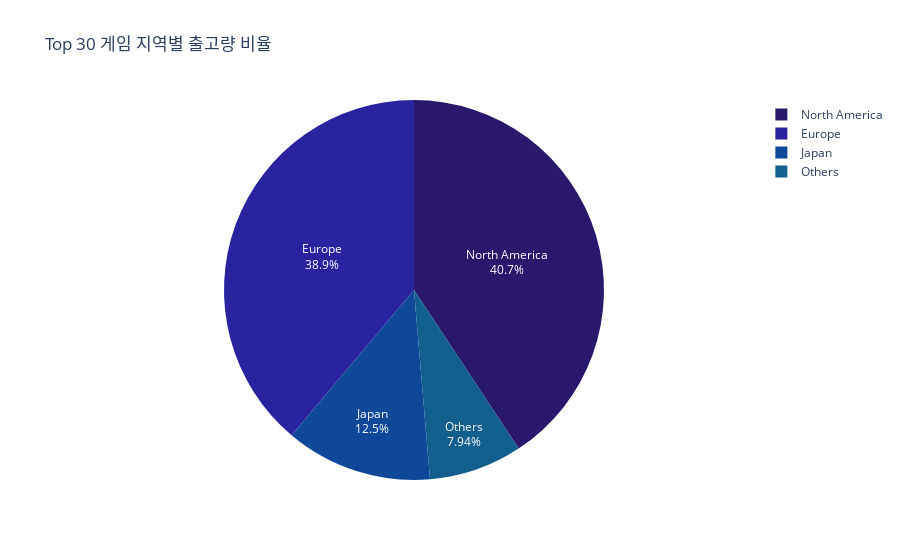

This figure's notebook cell:
### Code cell
fig = px.pie(top50_re, values='sales', names='region',
             color_discrete_sequence=px.colors.sequential.haline,
             title='Top 30 게임 지역별 출고량 비율',
             labels={'Genre':'Total'})
fig.update_traces(textposition='inside', textinfo='percent+label')      
fig.show()

### Figure 1 — Plotly figure (JSON) as saved in the notebook; plotly's stock layout.template omitted (floating-point values rounded to 4 significant figures)
{"data": [{"domain": {"x": [0, 1], "y": [0, 1]}, "hovertemplate": "region=%{label}<br>sales=%{value}<extra></extra>", "labels": ["North America", "Europe", "Japan", "Others"], "legendgroup": "", "name": "", "showlegend": true, "textinfo": "percent+label", "textposition": "inside", "type": "pie", "values": [151.9, 144.9, 46.59, 29.61]}], "layout": {"legend": {"tracegroupgap": 0}, "piecolorway": ["rgb(41, 24, 107)", "rgb(42, 35, 160)", "rgb(15, 71, 153)", "rgb(18, 95, 142)", "rgb(38, 116, 137)", "rgb(53, 136, 136)", "rgb(65, 157, 133)", "rgb(81, 178, 124)", "rgb(111, 198, 107)", "rgb(160, 214, 91)", "rgb(212, 225, 112)", "rgb(253, 238, 153)"], "title": {"text": "Top 30 게임 지역별 출고량 비율"}}}
